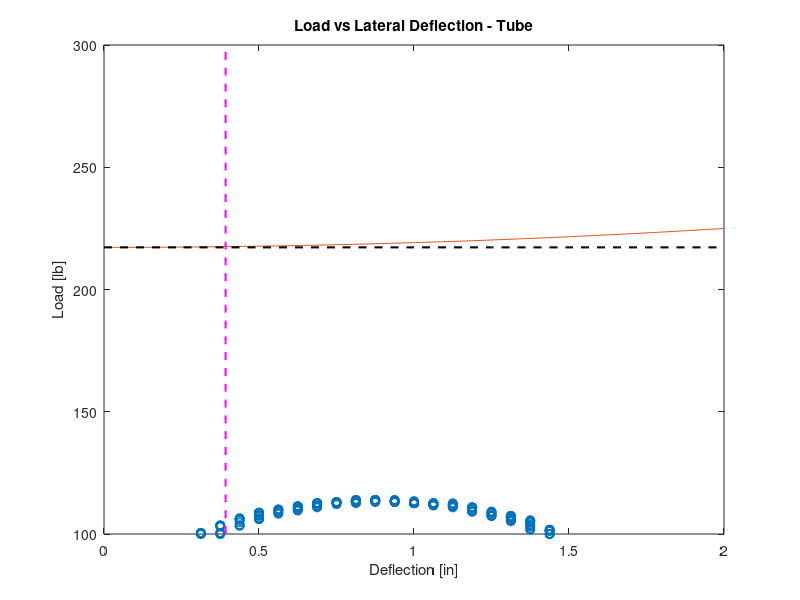

The MATLAB source for this figure: (Note: this script raises an error after producing the figure.)
%% ASEN 3112 Lab 4
% Written by : Panitnan Yuvanondha
% With modification from : (add your name if you add or modify anyhting)

% HouseKeeping
clc;clear;close all;

% Load .mat file of data
expData_bar2 = load('thin_bar_2.mat');
expData_bar2 = expData_bar2.data;
expData_bar1 = load('thin_bar_ 1.mat');
expData_bar1 = expData_bar1.data;
expData_rod2 = load('square_rod_2.mat');
expData_rod2 = expData_rod2.data;
expData_rod1 = load('square_rod_1.mat');
expData_rod1 = expData_rod1.data;

% First Column is Force but in mV
% Third Column is Deflection (in)


% Thin bar = Aluminum rectangular solid cross section
% Sqaure Rod = Aluminum square hollow cross section

%% Question 1 : Buckling Load
% Predict the buckling load for each

% Square Rod 
L_R = 11+3/8+0.4; % Length (in)
t = 0.0625; % Thickness (in)
l = 0.25; % outer dimension (length and width) (in)
E = 10*10^6; % Young's Modulus (psi)

I_R = (l^4)/12 + ((l-0.125)^4)/12; % moment of inerita of hollow rod

Pcr_R = ((pi^2*E*I_R)/L_R^2);

% Thin bar
L_b = 11+3/8+0.4;
l1 = 0.125;
l2 = 1;
E = 10*10^6;

I_b = 1/12*l1^3; % moment of inertia of the beam

Pcr_b = ((pi^2*E*I_b)/L_b^2);

% Experimentally determine the buckling load for each
 Bar_force = expData_bar2(:,2)/0.0023; % data conversion from V to lbs
 Rod_force = expData_rod2(:,2)/0.0023;
 
 Pcr_bar_exp = max(Bar_force);
 disp(Pcr_bar_exp)
 
 Pcr_rod_exp = max(Rod_force);
 disp(Pcr_rod_exp)
 
 %% Question 2 : Post-Buckling Behavior
 L=11+3/8+0.4;
 displace = linspace(0,2,10000); %Displacement from 0 to 2 in
v = @(del) del*sin((pi*(L/2)/L));

% Aluminum square hollow tube
E_sq = 10E6; %Young's Modulus [psi]
stress_sq = 35000; %Stress [psi]
t_sq = 0.0625; %Wall thickness [in]
I_sq = 0.0003051758; %Moment of inertia [in^4]
e_sq = stress_sq/E_sq; %Strain
Pcr_sq = (pi^2*E_sq*I_sq)/L^2; %Critical loads
k_sq = @(del) del*(pi^2/L^2)*sin((pi*(L/2)/L))*0.125;

% Aluminum rectangular solid
E_re = 10E6; %Young's Modulus [psi]
stress_re = 35000; %Stress [psi]
I_re = 1/12 * 0.125^3; %Moment of inertia [in^4]
e_re = stress_re/E_re; %Strain
Pcr_re = (pi^2*E_re*I_re)/L^2; %Critical loads
k_re = @(del) del*(pi^2/L^2)*sin((pi*(L/2)/L))*0.0625;

% Compute Buckling Loads for both Specimen
for i = 1:length(displace)
    v_x(i) = v(displace(i));
    k_sqx = k_sq(displace);
    k_rex = k_re(displace);
end
idx = 0.00001;

% Buckling loads
P_sq = displace(find(abs(k_sqx-double(e_sq))<idx,1)); 
P_re = displace(find(abs(k_rex-double(e_re))<idx,1));

% Analytical Prediction
displ = linspace(0,2,200); %displacement
P_square = Pcr_sq *( 1 + (pi^2 /(8*L^2))*displ.^2);
P_rec = Pcr_re*( 1 + (pi^2 /(8*L^2))*displ.^2);
 
figure
plot(expData_bar2(:,3),Bar_force,'o','LineWidth',1.3)
hold on
load_sq = linspace(100,300,100);
idx_sq = zeros(1,length(load_sq)) + P_sq;
plot(displ,P_square)
plot(idx_sq,load_sq,'--m','LineWidth',1.5)
xlim([0,2])
ylim([100,300])
title('Load vs Lateral Deflection - Tube')
xlabel('Deflection [in]')
ylabel('Load [lb]')

idx_sq2 = zeros(1,length(0:0.25:2)) + Pcr_sq;
plot(0:0.25:2,idx_sq2,'--k','LineWidth',1.5)
legend('Experimental Data','Analytical Prediction','Predicted Start of Post-Buckling','Critical Force','Location','E')

figure
plot(expData_rod2(:,3),Rod_force,'o','LineWidth',1.3)
title('Load vs Lateral Deflection - Beam')
xlim([0,2])
ylim([0,160])
hold on
load_re = linspace(0,160,100);
idx_re = zeros(1,length(load_re)) + P_re;
plot(displ,P_rec)
plot(idx_re,load_re,'--m','LineWidth',1.5)
idx_re2 = zeros(1,length(0:0.25:2)) + Pcr_re;
plot(0:0.25:2,idx_re2,'--k','LineWidth',1.5)
legend('Experimental Data','Analytical Prediction','Predicted Start of Post-Buckling','Critical Force','Location','E')
xlabel('Deflection [in]')
ylabel('Load [lb]')
 
 
 %% Question 3 : Theoretical Design Study
 


